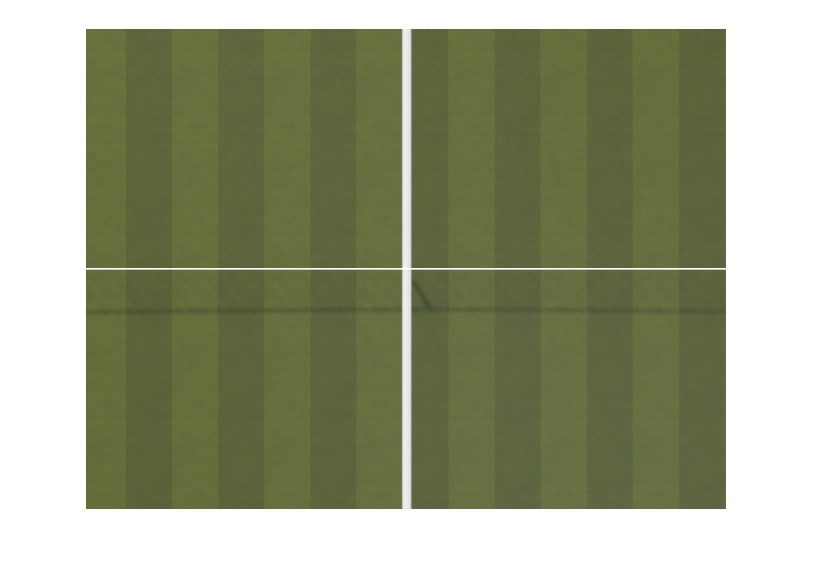
%> input picture Matlab/Algro_test/testImage_ball_n.jpg, 814 x 573 px; the run also reads 1 picture not shown here
$ octave fpgaAlgroTest.m   (GNU Octave 9; MATLAB toolbox functions it lacks are replaced by stand-ins)
%> lines starting %> are read from the running program, lines starting %| are printed output that depends on the picture
%% Clear
    clc
    clear
%% Load Images
    testRGB_n = imread("testImages/testImage_ball_n.jpg");
%> testRGB_n is the input picture: size 573x814x3 uint8; mean R, G, B 153.1, 158.2, 129.8
    testRGB_0 = imread("testImages/testImage_ball_0.jpg");
%% Conversions
    % To grayscale
    testG_n  = rgb2gray(testRGB_n);
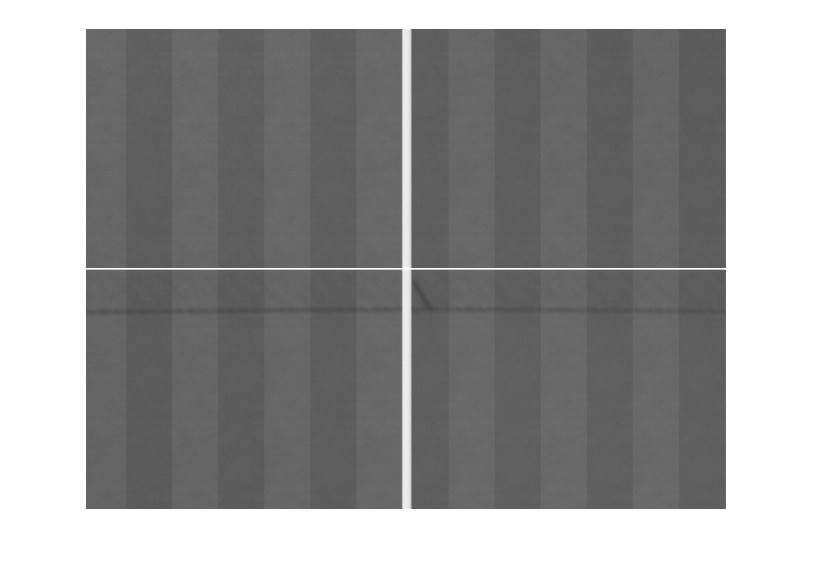
%> testG_n: size 573x814 uint8; min 73, max 255, mean 153.4
    testG_0  = rgb2gray(testRGB_0);
    % To uint32
    testU32_n = uint32(testG_n);
    testU32_0 = uint32(testG_0);
%% Preform Sumations & bit shift
    x_sG = [sum(testG_n,1,"double") ;sum(testG_0,1,"double") ];
%> x_sG = 814 columns, first 8: [146115 146115 146115 146115 146115 146115 146115 146115; 146115 146115 146115 146115 146115 146115 146115 146115]
    y_sG = [sum(testG_n,2,"double")';sum(testG_0,2,"double")'];
%> y_sG = 573 columns, first 8: [207570 207570 207570 207570 207570 207570 207570 207570; 207570 207570 207570 207570 207570 207570 207570 207570]
    x_su32 = [sum(testU32_n,1,"native") ;sum(testU32_0,1,"native") ];
%> x_su32 has the same summary as x_sG
    y_su32 = [sum(testU32_n,2,"native")';sum(testU32_0,2,"native")'];
%> y_su32 has the same summary as y_sG
    x_su16 = uint16(bitshift(x_su32,-2));
%> x_su16 = 814 columns, first 8: [36528 36528 36528 36528 36528 36528 36528 36528; 36528 36528 36528 36528 36528 36528 36528 36528]
    y_su16 = uint16(bitshift(y_su32,-2));
%> y_su16 = 573 columns, first 8: [51892 51892 51892 51892 51892 51892 51892 51892; 51892 51892 51892 51892 51892 51892 51892 51892]
    x_su8 =  uint8(bitshift(x_su16,-8));
%> x_su8 = 814 columns, first 8: [142 142 142 142 142 142 142 142; 142 142 142 142 142 142 142 142]
    y_su8 =  uint8(bitshift(y_su16,-8));
%> y_su8 = 573 columns, first 8: [202 202 202 202 202 202 202 202; 202 202 202 202 202 202 202 202]
%% Pad the Sumations
    x_psG = padarray(x_sG,[0,1024-size(testG_n,2)],0,"post");
%> x_psG = 1024 columns, first 8: [146115 146115 146115 146115 146115 146115 146115 146115; 146115 146115 146115 146115 146115 146115 146115 146115]
    y_psG = padarray(y_sG,[0,1024-size(testG_n,1)],0,"post");
%> y_psG = 1024 columns, first 8: [207570 207570 207570 207570 207570 207570 207570 207570; 207570 207570 207570 207570 207570 207570 207570 207570]
    x_psu32 = padarray(x_su32,[0,1024-size(testU32_n,2)],0,"post");
%> x_psu32 has the same summary as x_psG
    y_psu32 = padarray(y_su32,[0,1024-size(testU32_n,1)],0,"post");
%> y_psu32 has the same summary as y_psG
    x_psu16 = padarray(x_su16,[0,1024-size(testU32_n,2)],0,"post");
%> x_psu16 = 1024 columns, first 8: [36528 36528 36528 36528 36528 36528 36528 36528; 36528 36528 36528 36528 36528 36528 36528 36528]
    y_psu16 = padarray(y_su16,[0,1024-size(testU32_n,1)],0,"post");
%> y_psu16 = 1024 columns, first 8: [51892 51892 51892 51892 51892 51892 51892 51892; 51892 51892 51892 51892 51892 51892 51892 51892]
    x_psu8 = padarray(x_su8,[0,1024-size(testU32_n,2)],0,"post");
%> x_psu8 = 1024 columns, first 8: [142 142 142 142 142 142 142 142; 142 142 142 142 142 142 142 142]
    y_psu8 = padarray(y_su8,[0,1024-size(testU32_n,1)],0,"post");
%> y_psu8 = 1024 columns, first 8: [202 202 202 202 202 202 202 202; 202 202 202 202 202 202 202 202]
%% Catenate for Math
    sG = [x_psG;y_psG];
%> sG = 1024 columns, first 8: [146115 146115 146115 146115 146115 146115 146115 146115; 146115 146115 146115 146115 146115 146115 146115 146115; 207570 207570 207570 207570 207570 207570 207570 207570; 207570 207570 207570 207570 207570 207570 207570 207570]
    su32 = [x_psu32;y_psu32];
%> su32 has the same summary as sG
    su16 = [x_psu16;y_psu16];
%> su16 = 1024 columns, first 8: [36528 36528 36528 36528 36528 36528 36528 36528; 36528 36528 36528 36528 36528 36528 36528 36528; 51892 51892 51892 51892 51892 51892 51892 51892; 51892 51892 51892 51892 51892 51892 51892 51892]
    su8 = [x_psu8;y_psu8];
%> su8 = 1024 columns, first 8: [142 142 142 142 142 142 142 142; 142 142 142 142 142 142 142 142; 202 202 202 202 202 202 202 202; 202 202 202 202 202 202 202 202]
%% Preform Subtraction
    dG = sub_com(sG);
%> dG = 1024 columns, first 8: [0 0 0 0 0 0 0 0; 0 0 0 0 0 0 0 0]
    du32 = sub_com(su32);
%> du32 has the same summary as dG
    du16 = sub_com(su16);
%> du16 has the same summary as dG
    du8 = sub_com(su8);
%> du8 has the same summary as dG
%% Plot the differences
    plot_com(dG);
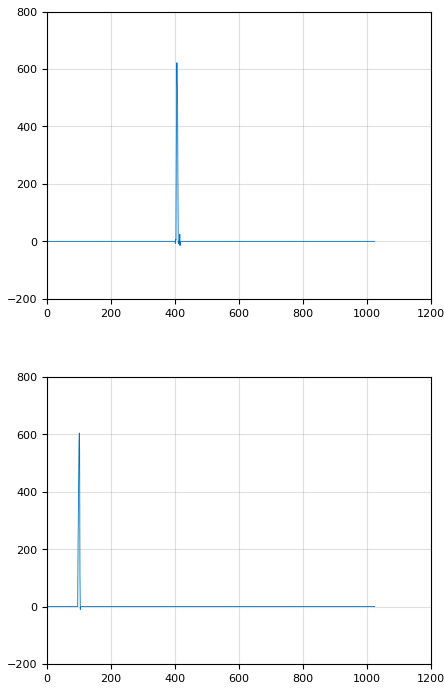
%> figure redrawn from the program's plot data, 2 panels; panel 1: curve peaks at x = 406, y = 622; panel 2: curve peaks at x = 101, y = 604
    plot_com(du32);
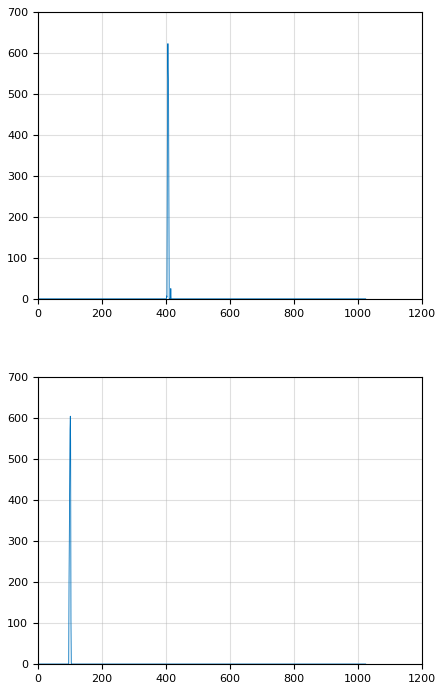
%> figure redrawn from the program's plot data, 2 panels; panel 1: curve peaks at x = 406, y = 622; panel 2: curve peaks at x = 101, y = 604
    plot_com(du16);
%> figure, not shown here; panel 1: curve peaks at x = 406, y = 155; panel 2: curve peaks at x = 101, y = 151
    plot_com(du8);
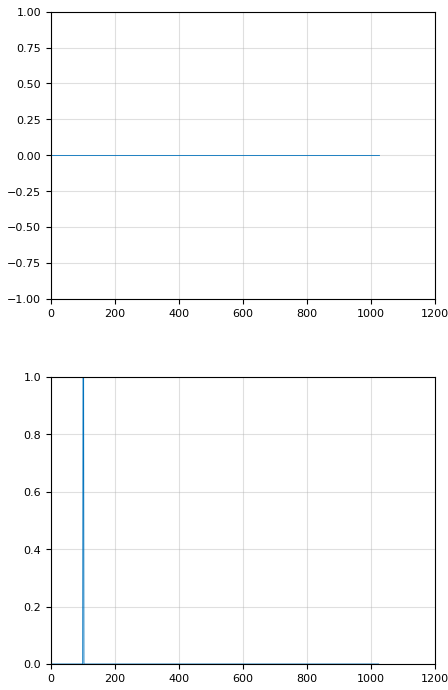
%> figure redrawn from the program's plot data, 2 panels; panel 2: curve peaks at x = 100, y = 1
%% Locate Centroids
    centroid_d = locate(dG);
%> in locate, `[~,location] = max(array,[],2);`: location = [406; 101]
%> centroid_d = [406; 101]
    centroid_u32 = locate(du32);
%> centroid_u32 = [406; 101]
    centroid_u16 = locate(du16);
%> centroid_u16 = [406; 101]
    centroid_u8 = locate(du8);
%> centroid_u8 = [1; 100]
%% Plot Function
function plot_com(array)
    figure;

    switch(size(array,1))
        case 2
            subplot(2,1,1); plot(array(1,:)); grid on;
            subplot(2,1,2); plot(array(2,:)); grid on;
        case 4
            subplot(2,2,1); plot(array(1,:)); grid on;
            subplot(2,2,2); plot(array(3,:)); grid on;
            subplot(2,2,3); plot(array(2,:)); grid on;
            subplot(2,2,4); plot(array(4,:)); grid on;
    end
end
%% Differnce Function
function array_out = sub_com(array_in)
    array_size = size(array_in);
    array_out = zeros(array_size./[2,1],class(array_in));
    switch(array_size(1))
        case 4
            array_out(1,:) = array_in(1,:) - array_in(2,:);
            array_out(2,:) = array_in(3,:) - array_in(4,:);
    end
end
%% Locate Function
function location = locate(array)
    [~,location] = max(array,[],2);
end
